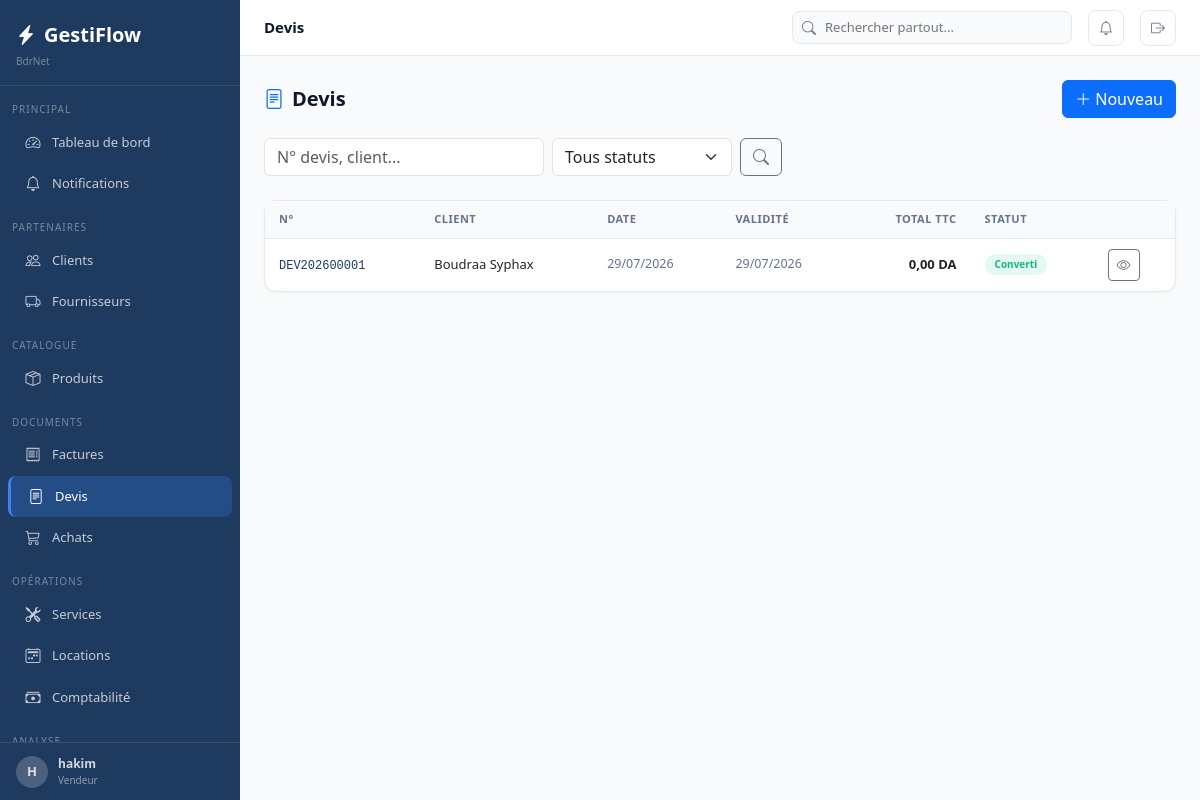
Page /devis/ (signed in) on the committed database.
### apps/core/models.py (models this page shows, shortened)
class Parametre(models.Model):
    cle         = models.CharField(max_length=100, unique=True)
    valeur      = models.TextField(blank=True)
    description = models.CharField(max_length=200, blank=True)
    class Meta:
        verbose_name        = "Parametre"
        verbose_name_plural = "Parametres"
    @classmethod
    def get(cls, cle, defaut=''):
        try:
            return cls.objects.get(cle=cle).valeur
        except cls.DoesNotExist:
            return defaut

### apps/authentication/models.py (models this page shows, shortened)
class Utilisateur(AbstractUser):
    class Role(models.TextChoices):
        ADMIN       = 'admin',       'Administrateur'
        MANAGER     = 'manager',     'Manager'
        VENDEUR     = 'vendeur',     'Vendeur'
        TECHNICIEN  = 'technicien',  'Technicien'
        COMPTABLE   = 'comptable',   'Comptable'
        CAISSIER    = 'caissier',    'Caissier'
    role            = models.CharField(max_length=20, choices=Role.choices, default=Role.VENDEUR)
    telephone       = models.CharField(max_length=20, blank=True)
    actif           = models.BooleanField(default=True)
    derniere_activite = models.DateTimeField(null=True, blank=True)
    photo           = models.ImageField(upload_to='utilisateurs/', null=True, blank=True)
    class Meta:
        verbose_name        = "Utilisateur"
        verbose_name_plural = "Utilisateurs"
    @property
    def est_admin(self):
        return self.role == self.Role.ADMIN or self.is_superuser

### apps/devis/models.py (models this page shows, shortened)
class Devis(TimestampedModel):
    class Statut(models.TextChoices):
        BROUILLON = 'brouillon', 'Brouillon'
        ENVOYE    = 'envoye',    'Envoye'
        ACCEPTE   = 'accepte',   'Accepte'
        REFUSE    = 'refuse',    'Refuse'
        EXPIRE    = 'expire',    'Expire'
        CONVERTI  = 'converti',  'Converti'
    numero         = models.CharField(max_length=20, unique=True, blank=True)
    client         = models.ForeignKey('clients.Client', on_delete=models.PROTECT, related_name='devis')
    commercial     = models.ForeignKey(settings.AUTH_USER_MODEL, on_delete=models.SET_NULL, null=True, blank=True)
    date_devis     = models.DateField(default=timezone.now)
    date_validite  = models.DateField(null=True, blank=True)
    statut         = models.CharField(max_length=20, choices=Statut.choices, default=Statut.BROUILLON)
    remise_globale = models.DecimalField(max_digits=5, decimal_places=2, default=0)
    total_ht       = models.DecimalField(max_digits=14, decimal_places=2, default=0)
    total_tva      = models.DecimalField(max_digits=14, decimal_places=2, default=0)
    total_ttc      = models.DecimalField(max_digits=14, decimal_places=2, default=0)
    notes          = models.TextField(blank=True)
    conditions     = models.TextField(blank=True)
    facture        = models.OneToOneField('ventes.Facture', on_delete=models.SET_NULL, null=True, blank=True, related_name='devis_origine')
    class Meta:
        verbose_name = "Devis"
        ordering     = ['-date_devis','-cree_le']

### apps/clients/models.py (models this page shows, shortened)
class Client(TimestampedModel, SoftDeleteModel, Adresse):
    class TypeClient(models.TextChoices):
        PARTICULIER    = 'particulier',    'Particulier'
        ENTREPRISE     = 'entreprise',     'Entreprise'
        ADMINISTRATION = 'administration', 'Administration'
    code             = models.CharField(max_length=20, unique=True, blank=True)
    nom              = models.CharField(max_length=200)
    type_client      = models.CharField(max_length=20, choices=TypeClient.choices, default=TypeClient.PARTICULIER)
    telephone        = models.CharField(max_length=20, blank=True)
    telephone2       = models.CharField(max_length=20, blank=True)
    email            = models.EmailField(blank=True)
    registre_commerce = models.CharField(max_length=50, blank=True)
    nif              = models.CharField(max_length=20, blank=True)
    nis              = models.CharField(max_length=20, blank=True)
    limite_credit    = models.DecimalField(max_digits=14, decimal_places=2, default=0)
    remise_defaut    = models.DecimalField(max_digits=5,  decimal_places=2, default=0)
    notes            = models.TextField(blank=True)
    actif            = models.BooleanField(default=True)
    class Meta:
        verbose_name        = "Client"
        verbose_name_plural = "Clients"
        ordering            = ['nom']

### apps/devis/views.py (the view)
# urls.py: path('',                     views.liste,       name='liste'),
@login_required
def liste(request):
    q      = sanitize_search_query(request.GET.get('q',''))
    statut = request.GET.get('statut','')
    qs     = Devis.objects.select_related('client','commercial').order_by('-date_devis')
    if q:      qs = qs.filter(Q(numero__icontains=q)|Q(client__nom__icontains=q))
    if statut: qs = qs.filter(statut=statut)
    page = Paginator(qs, 25).get_page(request.GET.get('page'))
    return render(request, 'devis/liste.html', {'devis_list': page, 'q': q, 'statut': statut, 'statuts': Devis.Statut.choices})

### templates/devis/liste.html (shortened to what this page needs)
{% extends 'base.html' %}
{% load humanize %}
{% block topbar_title %}Devis{% endblock %}
{% block content %}
<div class="page-header">
  <div><h1 class="page-title"><i class="bi bi-file-text me-2 text-primary"></i>Devis</h1></div>
  <a href="{% url 'devis:create' %}" class="btn btn-primary"><i class="bi bi-plus-lg me-1"></i>Nouveau</a>
</div>
<form method="get" class="d-flex gap-2 mb-4 flex-wrap">
  <input type="text" name="q" value="{{ q }}" class="form-control" placeholder="N° devis, client..." style="max-width:280px;">
  <select name="statut" class="form-select" style="max-width:180px;" onchange="this.form.submit()">
    <option value="">Tous statuts</option>
  </select>
  <button type="submit" class="btn btn-outline-secondary"><i class="bi bi-search"></i></button>
</form>
<div class="card"><div style="overflow-x:auto;"><table class="table-modern">
  <thead><tr><th>N°</th><th>Client</th><th>Date</th><th>Validité</th><th class="text-end">Total TTC</th><th>Statut</th><th></th></tr></thead>
  <tbody>
    {% for d in devis_list %}<tr>
      <td><a href="{% url 'devis:detail' d.pk %}" style="font-family:monospace;font-size:12px;color:var(--primary);text-decoration:none;">{{ d.numero }}</a></td>
      <td style="font-weight:500;">{{ d.client.nom }}</td>
      <td style="color:var(--text-secondary);font-size:12.5px;">{{ d.date_devis|date:"d/m/Y" }}</td>
      <td style="color:var(--text-secondary);font-size:12.5px;">{{ d.date_validite|date:"d/m/Y"|default:"&mdash;" }}</td>
      <td class="text-end" style="font-weight:600;">{{ d.total_ttc|floatformat:2|intcomma }} DA</td>
      <td><span class="badge-status badge-{{ d.statut }}" style="font-size:10px;">{{ d.get_statut_display }}</span></td>
      <td><a href="{% url 'devis:detail' d.pk %}" class="btn btn-sm btn-outline-secondary btn-icon"><i class="bi bi-eye"></i></a></td>
    </tr>{% empty %}<tr><td colspan="7" class="text-center py-5" style="color:var(--text-secondary);">Aucun devis</td></tr>{% endfor %}
  </tbody>
</table></div></div>
{% endblock %}

### templates/base.html (shortened to what this page needs)
<!DOCTYPE html>
<html lang="fr">
<head>
<link rel="stylesheet" href="https://cdn.jsdelivr.net/npm/bootstrap@5.3.3/dist/css/bootstrap.min.css">
<link rel="stylesheet" href="https://cdn.jsdelivr.net/npm/bootstrap-icons@1.11.3/font/bootstrap-icons.min.css">
</head>
<body>
{% if user.is_authenticated %}
<nav class="sidebar">
  <div class="sidebar-nav">
    <div class="sidebar-logo">
      <a class="sidebar-logo-text" href="{% url 'dashboard:index' %}"><i class="bi bi-lightning-charge-fill me-2"></i>GestiFlow</a>
      <div style="font-size:10px;color:rgba(255,255,255,.4);margin-top:4px;">{{ ENTREPRISE.NOM_ENTREPRISE }}</div>
    </div>
    <div class="sidebar-section">Principal</div>
    <a href="{% url 'dashboard:index' %}" class="sidebar-item {% if request.resolver_match.app_name == 'dashboard' %}active{% endif %}"><i class="bi bi-speedometer2"></i><span>Tableau de bord</span></a>
    <a href="{% url 'core:notifications' %}" class="sidebar-item"><i class="bi bi-bell" ></i><span>Notifications</span></a>
    <div class="sidebar-section">Partenaires</div>
    <a href="{% url 'clients:liste' %}" class="sidebar-item {% if request.resolver_match.app_name == 'clients' %}active{% endif %}"><i class="bi bi-people"></i><span>Clients</span></a>
    <a href="{% url 'fournisseurs:liste' %}" class="sidebar-item {% if request.resolver_match.app_name == 'fournisseurs' %}active{% endif %}"><i class="bi bi-truck"></i><span>Fournisseurs</span></a>
    <div class="sidebar-section">Catalogue</div>
    <a href="{% url 'produits:liste' %}" class="sidebar-item "><i class="bi bi-box-seam"></i><span>Produits</span></a>
    <div class="sidebar-section">Documents</div>
    <a href="{% url 'ventes:liste' %}" class="sidebar-item {% if request.resolver_match.app_name == 'ventes' %}active{% endif %}"><i class="bi bi-receipt"></i><span>Factures</span></a>
    <a href="{% url 'devis:liste' %}" class="sidebar-item {% if request.resolver_match.app_name == 'devis' %}active{% endif %}"><i class="bi bi-file-text"></i><span>Devis</span></a>
    <a href="{% url 'achats:liste' %}" class="sidebar-item {% if request.resolver_match.app_name == 'achats' %}active{% endif %}"><i class="bi bi-cart3"></i><span>Achats</span></a>
    <div class="sidebar-section">Opérations</div>
    <a href="{% url 'services:liste' %}" class="sidebar-item {% if request.resolver_match.app_name == 'services' %}active{% endif %}"><i class="bi bi-tools"></i><span>Services</span></a>
    <a href="{% url 'locations:liste' %}" class="sidebar-item {% if request.resolver_match.app_name == 'locations' %}active{% endif %}"><i class="bi bi-calendar2-week"></i><span>Locations</span></a>
    <a href="{% url 'comptabilite:historique' %}" class="sidebar-item {% if request.resolver_match.app_name == 'comptabilite' %}active{% endif %}"><i class="bi bi-cash-stack"></i><span>Comptabilité</span></a>
    <div class="sidebar-section">Analyse</div>
  </div>
  <div class="sidebar-footer">
    <a href="{% url 'auth:profil' %}" style="display:flex;align-items:center;gap:10px;text-decoration:none;color:rgba(255,255,255,.8);">
      <div style="width:32px;height:32px;border-radius:50%;background:rgba(255,255,255,.2);display:flex;align-items:center;justify-content:center;font-size:13px;font-weight:700;">{{ user.first_name.0|default:user.username.0|upper }}</div>
      <div><div style="font-size:12px;font-weight:600;">{{ user.get_full_name|default:user.username }}</div><div style="font-size:10px;color:rgba(255,255,255,.5);">{{ user.get_role_display }}</div></div>
    </a>
  </div>
</nav>
<div class="main-content">
<div class="topbar">
  <div class="topbar-title">{% block topbar_title %}{% endblock %}</div>
    <div class="topbar-search" style="position:relative;">
      <i class="bi bi-search"></i>
      <input type="text" id="globalSearch" placeholder="Rechercher partout..." autocomplete="off">
    </div>
    <a href="{% url 'core:notifications' %}" class="topbar-btn" title="Notifications">
      <i class="bi bi-bell{% if notifications_count %}-fill{% endif %}" {% if notifications_count %}style="color:#f59e0b"{% endif %}></i>
    </a>
    <a href="{% url 'auth:deconnexion' %}" class="topbar-btn" title="Déconnexion"><i class="bi bi-box-arrow-right"></i></a>
  </div>
  <div class="content-area">
    {% block content %}{% endblock %}
  </div>
</div>
{% endif %}
</body>
</html>

### rows in the picture
Parametre: NOM_ENTREPRISE "BdrNet"
Utilisateur: first_name.0 "H", get_full_name "hakim", role "Vendeur"
Devis: numero "DEV202600001", client.nom "Boudraa Syphax", date_devis "29/07/2026", date_validite "29/07/2026", total_ttc "0,00", statut "Converti"
